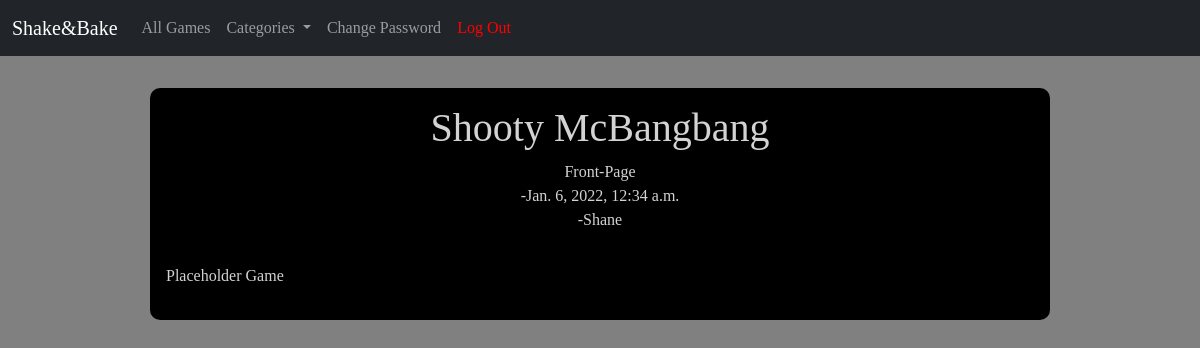
The app's page /articles/48/ (signed in) with its own data.
### articles/models.py (models this page shows, shortened)
class Article(models.Model):
    title=models.CharField(max_length=200)
    body=models.TextField()
    author=models.ForeignKey(
        get_user_model(),
        on_delete=models.CASCADE
    )
    created_on=models.DateTimeField(auto_now_add=True)
    category = models.CharField(max_length=200, default="None")

### accounts/models.py (models this page shows)
class CustomUser(AbstractUser):
    role = models.CharField(max_length=255)
    department = models.CharField(max_length=255, default="None")

### articles/views.py (the view)
# urls.py: path('<int:pk>/', ArticleDetailView.as_view(),name='article_detail'),
class ArticleDetailView(LoginRequiredMixin, DetailView):
    model = Article
    template_name ="article_detail.html"

### templates/article_detail.html (shortened to what this page needs)
{% extends 'base.html' %}
{% block content %}
<div class="article-detail">
    <div class="article-detail-buttons">
        <div class="title-author">
            <h1>{{article.title}}</h1>
            <p>{{article.category}}</p>
            <p class="date">-{{article.created_on}}</p>
            <p class="author">-{{article.author}}</p>
        </div>
    </div>
    <p>{{article.body}}</p>
</div>
{% endblock content %}

### static/css/base.css (style rules this page uses)
body { font-family: 'EB Garamond', serif; background-color: grey; width: 100%; }
.article-detail { display: flex; flex-direction: column; padding: 1rem; background-color: black; color: lightgrey; border-radius: 10px; width: 75%; margin-left: auto; margin-right: auto; margin-top: 2rem; }
.article-detail .title-author { text-align: center; font-size: 1rem; margin-left: auto; margin-right: auto; margin-bottom: 2rem; }
.article-detail .title-author p { text-align: center; font-size: 1rem; margin: 0; }
.article-detail-buttons { display: flex; justify-content: space-between; }

### records on screen
Article: title "Shooty McBangbang", category "Front-Page", created_on "Jan. 6, 2022, 12:34 a.m.", author "Shane", body "Placeholder Game"
